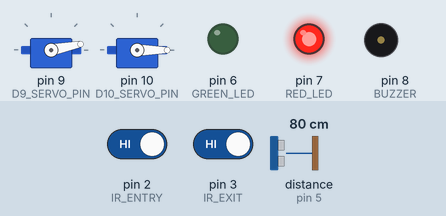
Bench run of a sketch on a simulated Arduino Uno, built with avr-gcc and run on an emulated ATmega328P. On the bench: 2 × servo, output pins drawn as LEDs (lit = HIGH), buzzer (waves = sounding, pin HIGH). Wiring (inferred from the names in the program): ultrasonic range finder: trigger pin 4; echo pin 5. Dashed ring = blinking. Inputs (shaded band) come from the test bench; at power-on: pin 2 (IR_ENTRY) HIGH, pin 3 (IR_EXIT) HIGH, distance to the obstacle (sensor on pin 5) 80 cm. The echo pulse lasts 58.3 µs per cm; pins used as bus, display or sensor lines are not drawn; what the sketch prints to the serial monitor is not drawn.

Above: at 1.2 s.
1.3 s: pin 2 (IR_ENTRY) driven LOW
At 1.59 s:
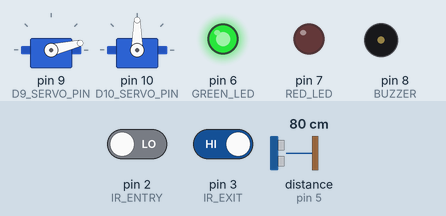
4.3 s: pin 3 (IR_EXIT) driven LOW
At 4.55 s:
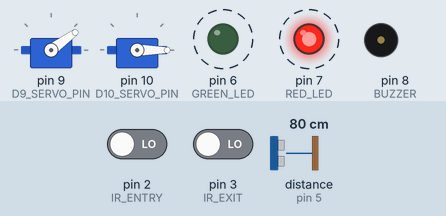
7.3 s: distance to the obstacle (sensor on pin 5) set to 8 cm
10.3 s: distance to the obstacle (sensor on pin 5) set to 5 cm
At 11.48 s:
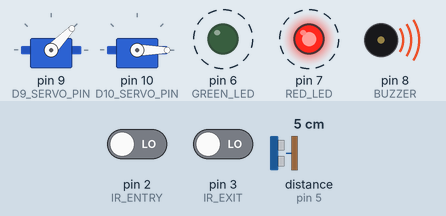
13.3 s: pin 3 (IR_EXIT) driven HIGH
At 13.6 s:
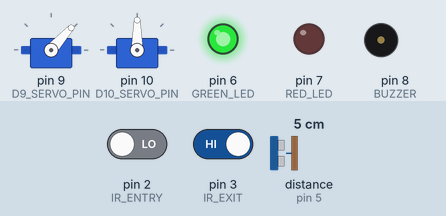
16.3 s: distance to the obstacle (sensor on pin 5) set to 9 cm
At 16.69 s:
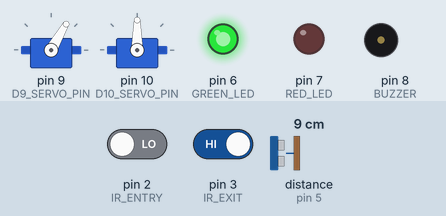
Timing chart, 0 to 22.6 s (numbered marks = the images above; inputs shaded):
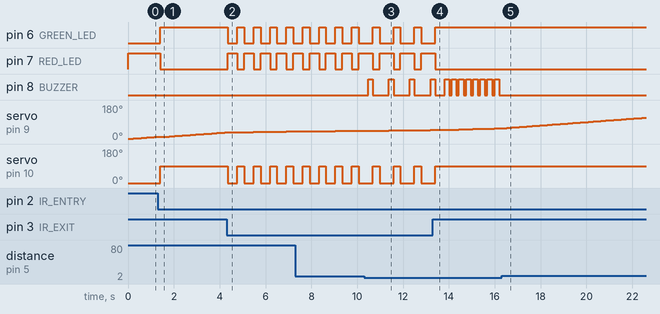

The sketch:

smart_gate.ino
```cpp
#include <Servo.h>

// Pin Definitions
#define IR_ENTRY 2         // Entry IR sensor
#define IR_EXIT 3          // Exit IR sensor
#define TRIG_PIN 4         // Ultrasonic Trigger
#define ECHO_PIN 5         // Ultrasonic Echo
#define GREEN_LED 6
#define RED_LED 7
#define BUZZER 8
#define D9_SERVO_PIN 9     // Continuous rotating servo
#define D10_SERVO_PIN 10   // Gate servo

Servo radarServo;
Servo gateServo;

int gateOpenPos = 90;     // Open gate position
int gateClosePos = 0;     // Close gate position

bool gateOpen = false;

void setup() {
  Serial.begin(115200);

  pinMode(IR_ENTRY, INPUT);
  pinMode(IR_EXIT, INPUT);
  pinMode(TRIG_PIN, OUTPUT);
  pinMode(ECHO_PIN, INPUT);
  pinMode(GREEN_LED, OUTPUT);
  pinMode(RED_LED, OUTPUT);
  pinMode(BUZZER, OUTPUT);

  radarServo.attach(D9_SERVO_PIN);
  gateServo.attach(D10_SERVO_PIN);

  radarServo.write(0);
  gateServo.write(gateClosePos); // Start with gate closed

  digitalWrite(RED_LED, HIGH);
  digitalWrite(GREEN_LED, LOW);
  digitalWrite(BUZZER, LOW);
}

void loop() {
  sweepRadar();

  long distance = getDistance();
  if (distance <= 5) {
    digitalWrite(BUZZER, HIGH);
    delay(200);
    digitalWrite(BUZZER, LOW);
  }

  // Entry detected → open gate
  if (digitalRead(IR_ENTRY) == LOW && !gateOpen) {
    Serial.println("ENTRY DETECTED → Gate OPEN");
    openGate();
    gateOpen = true;
  }

  // Exit detected → close gate
  if (digitalRead(IR_EXIT) == LOW && gateOpen) {
    Serial.println("EXIT DETECTED → Gate CLOSE");
    closeGate();
    gateOpen = false;
  }

  delay(100);
}

void openGate() {
  gateServo.write(gateOpenPos);
  digitalWrite(GREEN_LED, HIGH);
  digitalWrite(RED_LED, LOW);
  delay(300); // small delay
}

void closeGate() {
  gateServo.write(gateClosePos);
  digitalWrite(GREEN_LED, LOW);
  digitalWrite(RED_LED, HIGH);
  delay(300); // small delay
}

// Sweep radar left to right and back
int radarAngle = 0;
bool forward = true;

void sweepRadar() {
  if (forward) {
    radarAngle++;
    if (radarAngle >= 180) forward = false;
  } else {
    radarAngle--;
    if (radarAngle <= 0) forward = true;
  }
  radarServo.write(radarAngle);
  delay(10);
}

// Ultrasonic distance in cm
long getDistance() {
  digitalWrite(TRIG_PIN, LOW);
  delayMicroseconds(2);
  digitalWrite(TRIG_PIN, HIGH);
  delayMicroseconds(10);
  digitalWrite(TRIG_PIN, LOW);
  long duration = pulseIn(ECHO_PIN, HIGH);
  return duration * 0.034 / 2;
}
```

Measured:
- the behaviour switches between 7 and 6 cm on distance to the obstacle (sensor on pin 5) (found by bisection; images 2 and 3)
- after the input at 1.3 s, pin 6 (GREEN_LED): LOW → HIGH after 0.10 s; pin 7 (RED_LED): HIGH → LOW after 0.10 s; servo on pin 10 (D10_SERVO_PIN): 0° → 90° after 0.10 s
- after the input at 4.3 s, pin 6 (GREEN_LED): alternates HIGH for 0.30 s and LOW for 0.42 s, starting after 0.05 s; pin 7 (RED_LED): alternates HIGH for 0.42 s and LOW for 0.30 s, starting after 0.05 s; servo on pin 10 (D10_SERVO_PIN): alternates 90° for 0.30 s and 0° for 0.42 s, starting after 0.05 s
- after the input at 10.3 s, pin 6 (GREEN_LED): alternates HIGH for 0.30 s and LOW for 0.61 s, starting after 0.37 s; pin 7 (RED_LED): alternates HIGH for 0.61 s and LOW for 0.30 s, starting after 0.37 s
- after the input at 13.3 s, pin 6 (GREEN_LED): goes on until 13.4 s, then stays HIGH; pin 7 (RED_LED): goes on until 13.4 s, then stays LOW; servo on pin 10 (D10_SERVO_PIN): goes on until 13.4 s, then stays 90°
- after the input at 16.3 s, pin 8 (BUZZER): stops changing and stays LOW
